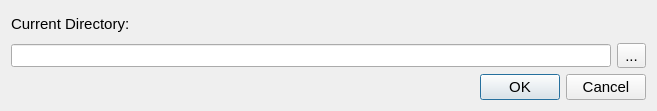
<?xml version="1.0" encoding="UTF-8"?>
<ui version="4.0">
 <class>setdirectory_dl</class>
 <widget class="QDialog" name="setdirectory_dl">
  <property name="geometry">
   <rect>
    <x>0</x>
    <y>0</y>
    <width>650</width>
    <height>111</height>
   </rect>
  </property>
  <property name="font">
   <font>
    <pointsize>11</pointsize>
   </font>
  </property>
  <property name="windowTitle">
   <string>Set Directory</string>
  </property>
  <layout class="QGridLayout" name="gridLayout">
   <item row="0" column="0">
    <widget class="QLabel" name="label">
     <property name="text">
      <string>Current Directory:</string>
     </property>
    </widget>
   </item>
   <item row="1" column="0" colspan="2">
    <widget class="QLineEdit" name="dir_le">
     <property name="minimumSize">
      <size>
       <width>600</width>
       <height>0</height>
      </size>
     </property>
     <property name="font">
      <font>
       <pointsize>10</pointsize>
      </font>
     </property>
    </widget>
   </item>
   <item row="1" column="2">
    <widget class="QToolButton" name="changedir_btn">
     <property name="text">
      <string>...</string>
     </property>
    </widget>
   </item>
   <item row="2" column="1" colspan="2">
    <widget class="QDialogButtonBox" name="dir_btnbox">
     <property name="standardButtons">
      <set>QDialogButtonBox::Cancel|QDialogButtonBox::Ok</set>
     </property>
    </widget>
   </item>
  </layout>
 </widget>
 <tabstops>
  <tabstop>dir_le</tabstop>
  <tabstop>changedir_btn</tabstop>
  <tabstop>dir_btnbox</tabstop>
 </tabstops>
 <resources/>
 <connections/>
</ui>
